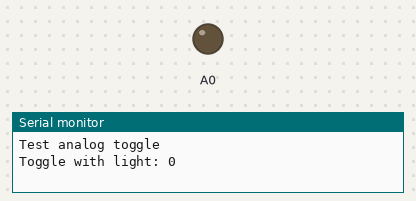
The sketch below on a simulated Arduino Uno, built with avr-gcc and run on an emulated ATmega328P. On the bench: output pins drawn as LEDs (lit = HIGH), the last lines printed to the serial monitor.

Above: at 1.5 s.
At 4.5 s:
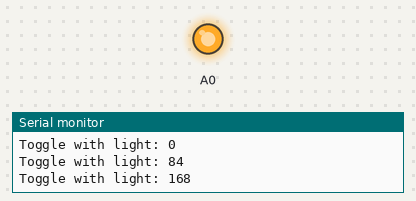
Timing chart, 0 to 7.8 s (numbered marks = the images above):
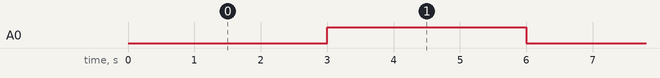

Measured:
- by itself, A0: alternates HIGH for 3.0 s and LOW for 3.0 s

The sketch:

body_vibrator.ino
```cpp
void setup() {
  Serial.begin (9600);

  // if use analogWrite to control vibrator, analog Pin do not need to set
}

void loop() {
  Serial.println("Test analog toggle");
  for(int i = 0; i < 4; ++i) {
    Serial.print("Toggle with light: ");
    Serial.println(i*84);

    analogWrite(A0, i*84);
    delay(1500) ;
  }
}
```
